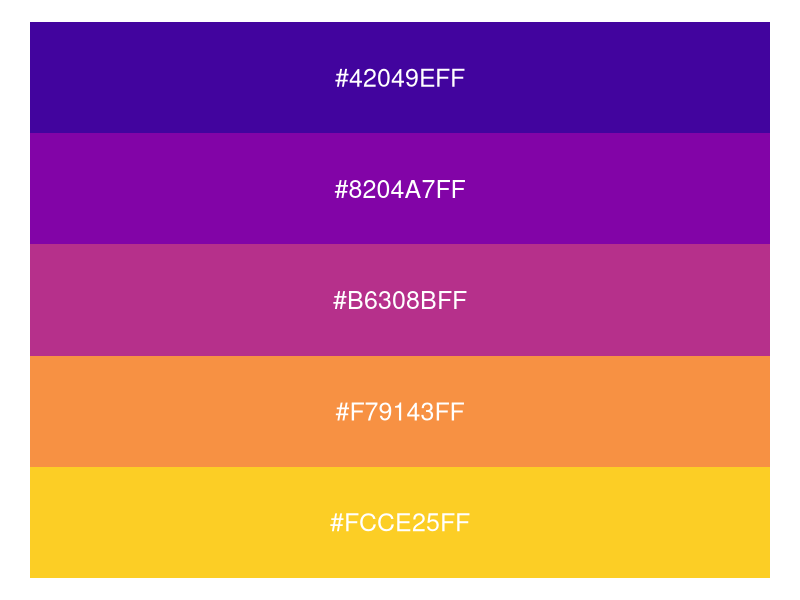
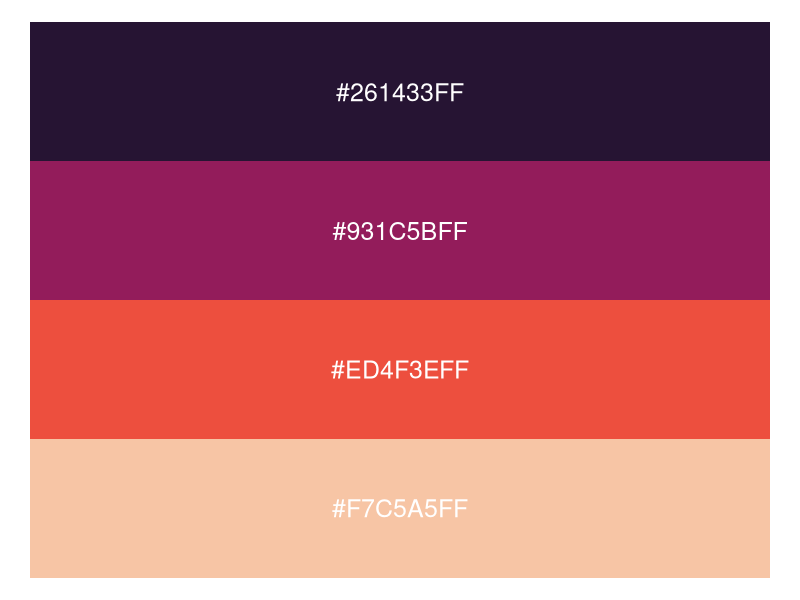

These figures' R source, in order:
################################################################################
# Project Colors
################################################################################
#
# Lina Aragón
# linamaragonb@gmail.com
# September 24, 2025
#
# Description
#
################################################################################

#Colors for species
library(viridis)
viridis::viridis(6,option = "C", direction = -1, begin = 0.1, end = 0.9)
# "#FCCE25FF" "#F79143FF" "#DD5E66FF" "#B6308BFF" "#8204A7FF" "#42049EFF"
# Create a blank plot with colored rectangles
my_colors <- c("#FCCE25FF", "#F79143FF", "#B6308BFF", "#8204A7FF", "#42049EFF")
par(mar = c(0, 0, 0, 0))
plot(1, type = "n", xlim = c(0, 1), ylim = c(0, 5), axes = FALSE, xlab = "", ylab = "")
for(i in 1:5) {
  rect(0, i-1, 1, i, col = my_colors[i], border = NA)
  text(0.5, i-0.5, my_colors[i], col = "white", cex=1.5)
}


#Colors for biologically hierarchical levels
viridis::viridis(4, option = "F", direction = -1, begin = 0.1, end = 0.9)
my_colors <- c("#F7C5A5FF", "#ED4F3EFF", "#931C5BFF", "#261433FF")
par(mar = c(0, 0, 0, 0))
plot(1, type = "n", xlim = c(0, 1), ylim = c(0, 4), axes = FALSE, xlab = "", ylab = "")
for(i in 1:5) {
  rect(0, i-1, 1, i, col = my_colors[i], border = NA)
  text(0.5, i-0.5, my_colors[i], col = "white", cex=1.5)
}
